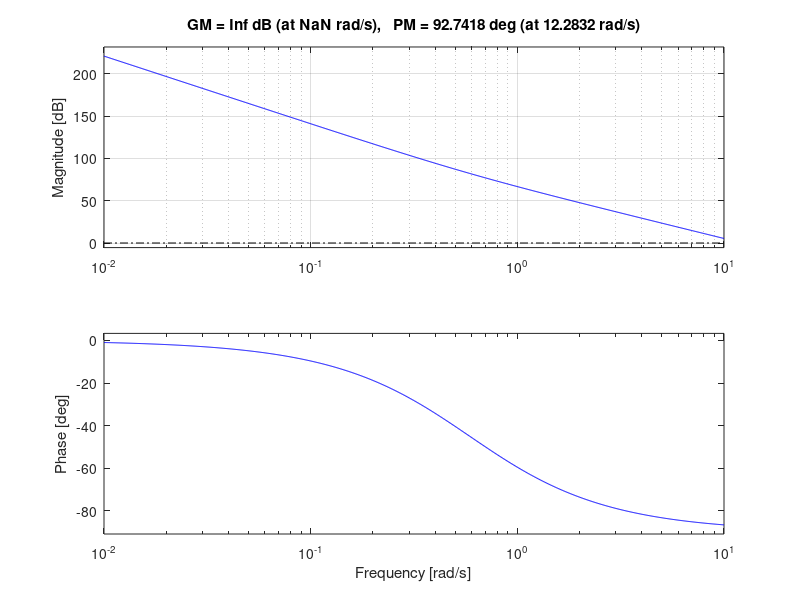
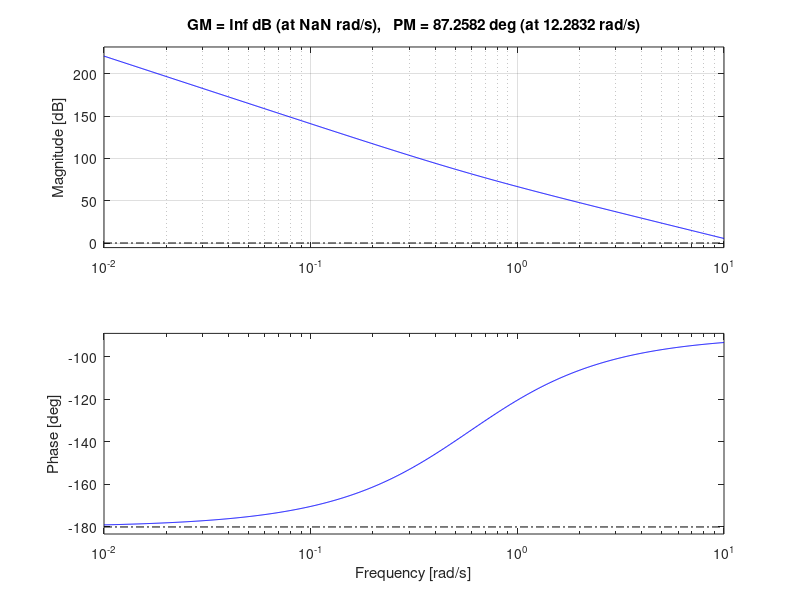
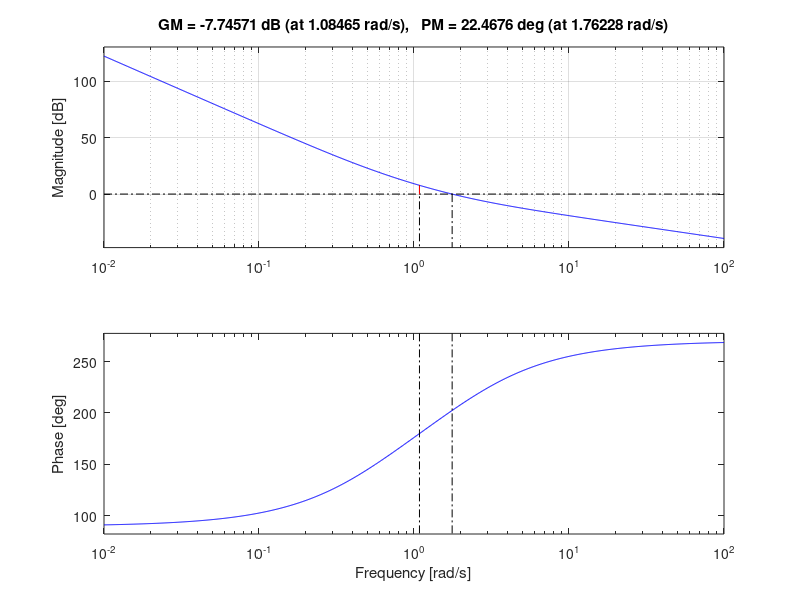
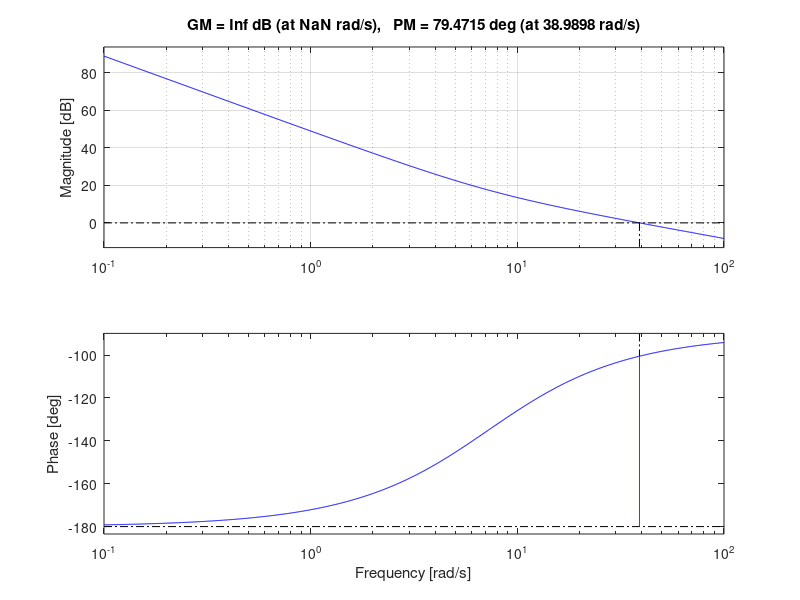

MATLAB code to generate these figures, in order:
%State Space System

%Parameters
g = 9.80
m = 1.568
I_xx = 0.0090
I_yy = 0.0090
I_zz = 0.017

%Control Gains
kpx = 1;
kdx = -1.7;
kix = 0;

kpy = 1;
kdy = 1.7;
kiy = 0;

kpz = 4.5;
kdz = 1.7;
kiz = 2;

kpr = 2.5;
kdr = 0.345;
kir = 0;

kpp = 2.5;
kdp = 0.345;
kip = 0;

kpyaw = 1;
kdyaw = 0.06;
kiyaw = 0;

%State Space Model
A = [0 0 0 0 0 0 1 0 0 0 0 0 ; 
     0 0 0 0 0 0 0 1 0 0 0 0 ;
     0 0 0 0 0 0 0 0 1 0 0 0 ;
     0 0 0 0 0 0 0 0 0 1 0 0 ;
     0 0 0 0 0 0 0 0 0 0 1 0 ;
     0 0 0 0 0 0 0 0 0 0 0 1 ;
     0 0 0 0 g 0 0 0 0 0 0 0 ;
     0 0 0 -g 0 0 0 0 0 0 0 0 ;
     0 0 0 0 0 0 0 0 0 0 0 0 ;
     0 0 0 0 0 0 0 0 0 0 0 0 ;
     0 0 0 0 0 0 0 0 0 0 0 0 ;
     0 0 0 0 0 0 0 0 0 0 0 0 ;]

B = [0 0 0 0;
     0 0 0 0;
     0 0 0 0;
     0 0 0 0;
     0 0 0 0;
     0 0 0 0;
     0 0 0 0;
     0 0 0 0;
     1/m 0 0 0;
     0 1/I_xx 0 0;
     0 0 1/I_yy 0;
     0 0 0 1/I_zz]

C = [1 0 0 0 0 0 0 0 0 0 0 0;
     0 1 0 0 0 0 0 0 0 0 0 0;
     0 0 1 0 0 0 0 0 0 0 0 0;
     0 0 0 1 0 0 0 0 0 0 0 0;
     0 0 0 0 1 0 0 0 0 0 0 0;
     0 0 0 0 0 1 0 0 0 0 0 0]

D = [0 0 0 0 ; 
     0 0 0 0 ;
     0 0 0 0 ;
     0 0 0 0 ;
     0 0 0 0 ;
     0 0 0 0 ]



%Transfer Functions
sys = ss(A,B,C,D)
sys_tf = tf(sys)
T1 = sys_tf(1, 3)
T2 = sys_tf(2, 2)
T3 = sys_tf(3, 1)
T4 = sys_tf(4, 2)
T5 = sys_tf(5, 3)
T6 = sys_tf(6, 4)

C1 = tf([kdx, kpx, kix], [0 1 0])
C2 = tf([kdy, kpy, kiy], [0 1 0])
C3 = tf([kdz, kpz, kiz], [0 1 0])
C4 = tf([kdr, kpr, kir], [0 1 0])
C5 = tf([kdp, kpp, kip], [0 1 0])
C6 = tf([kdyaw, kpyaw, kiyaw], [0 1 0])


%Stability Analysis


olsys1 = C1*T1
olsys2 = C2*T2
olsys3 = C3*T3
olsys4 = C4*T4
olsys5 = C5*T5
olsys6 = C6*T6

clsys1 = C1*T1/(1+C1*T1)
clsys2 = C2*T2/(1+C2*T2)
clsys3 = C3*T3/(1+C3*T3)
clsys4 = C4*T4/(1+C4*T4)
clsys5 = C5*T5/(1+C5*T5)
clsys6 = C6*T6/(1+C6*T6)

%{
figure(1)
rlocus(clsys1)
figure(2)
rlocus(clsys2)
figure(3)
rlocus(clsys3)
figure(4)
rlocus(clsys4)
figure(5)
rlocus(clsys5)
figure(6)
rlocus(clsys6)
%}

figure(1);
margin(olsys1)
grid



figure(2);
margin(olsys2)
grid

figure(3);
margin(olsys3)
grid

figure(4);
margin(olsys4)
grid


figure(5);
margin(olsys5)
grid


figure(6);
margin(olsys6)
grid
